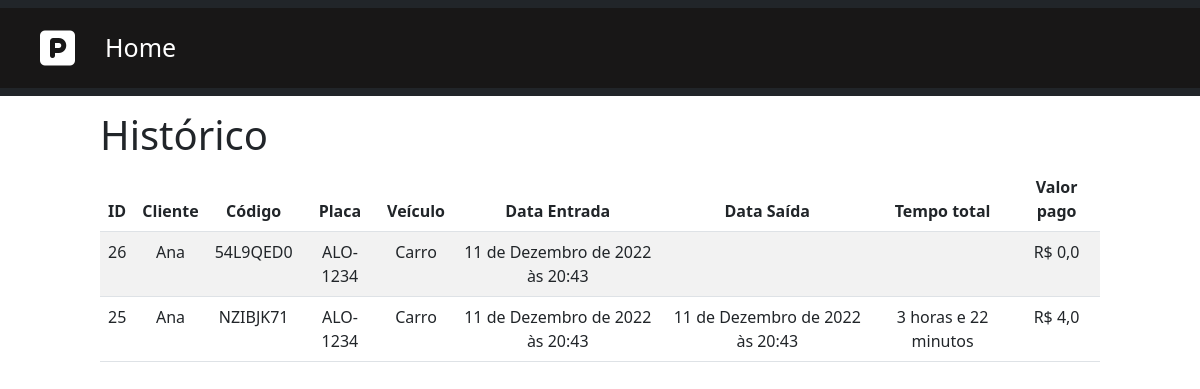
The app's page /parking/ALO-1234 with its own data.
### core/models.py (models this page shows, shortened)
class Parking(models.Model):
    TYPEVEHICLE = (
        ('Carro', "Carro"),
        ('Moto', 'Moto'),
        ('Caminhão', 'Caminhão'),
    )
    id = models.AutoField(primary_key=True, auto_created=True)
    client = models.CharField(max_length=255, verbose_name="Cliente")
    code = models.CharField(max_length=8, editable=False,
                            verbose_name="Código")
    plate = models.CharField(max_length=8, null=False,
                             verbose_name="Placa")
    value = models.FloatField(default=0, verbose_name="Valor")
    paid = models.BooleanField(default=False, verbose_name="Pago")
    left = models.BooleanField(default=False, verbose_name="Saída")
    vehicle = models.CharField(max_length=10, choices=TYPEVEHICLE,
                               verbose_name="Veículo")
    date_input = models.DateTimeField(auto_now_add=True,
                                      verbose_name="Data entrada")
    date_output = models.DateTimeField(null=True, blank=True,
                                       verbose_name="Data saída")
    @staticmethod
    def total_time(date_input: datetime):
        date_now = datetime.now()
        diff = abs(relativedelta(date_input, date_now))
        if diff.days > 0:
            total_hours = (diff.days * 24) + diff.hours
            return f'{total_hours} horas e {diff.minutes} minutos'
        return f'{diff.hours} horas e {diff.minutes} minutos'

### core/views.py (the view)
# urls.py: path("parking/<str:plate>", ParkingViewSet.historic, name="historic"),
    @staticmethod
    def historic(request, plate):
        parkings_filted = Parking.objects.filter(plate=plate).order_by(
            "-date_input")
        parkings = [{"id": p.id,
                     "code": p.code,
                     "plate": p.plate,
                     "client": p.client,
                     "vehicle": p.vehicle,
                     "paid": p.paid,
                     "value": p.value,
                     "date_input": p.date_input,
                     "date_output": p.date_output,
                     "time": p.total_time(p.date_input)}
                    for p in parkings_filted]
        return render(request, 'historic/historic.html',
                      {"parkings": parkings})

### core/templates/historic/historic.html (shortened to what this page needs)
{% extends 'base.html' %}
{% block content %}
<div class="offset-1 col-10 list-div">
    <h1>Histórico</h1>
     <table class="table table-striped table-hover">
        <thead>
        <tr class="header-table">
            <th scope="col">ID</th>
            <th scope="col">Cliente</th>
            <th scope="col">Código</th>
            <th scope="col">Placa</th>
            <th scope="col">Veículo</th>
            <th scope="col">Data Entrada</th>
            <th scope="col">Data Saída</th>
            <th scope="col">Tempo total</th>
            <th scope="col">Valor pago</th>
        </tr>
        </thead>
        <tbody>
        {% for parking in parkings %}
        <tr>
            <td>{{parking.id}}</td>
            <td>{{parking.client}}</td>
            <td>{{parking.code}}</td>
            <td>{{parking.plate}}</td>
            <td>{{parking.vehicle}}</td>
            <td>{{parking.date_input}}</td>
            {% if parking.date_output %}
                <td>{{parking.date_output}}</td>
            {% else %}
                <td></td>
            {% endif %}
            {% if parking.paid == False %}
                <td></td>
            {% endif %}
            {% if parking.paid == True %}
                <td> {{parking.time}} </td>
            {% endif %}
            <td>R$ {{parking.value}}</td>
        </tr>
        {% endfor%}
        </tbody>
    </table>
</div>
{% endblock %}

### core/static/css/styles.css (style rules this page uses)
.list-div { padding:15px 0; }
tr { text-align: center; }

### records on screen
Parking: client "Ana", code "54L9QED0", plate "ALO-1234", vehicle "Carro", date_input "11 de Dezembro de 2022 às 20:43", value "0,0"
Parking: client "Ana", code "NZIBJK71", plate "ALO-1234", vehicle "Carro", date_input "11 de Dezembro de 2022 às 20:43", date_output "11 de Dezembro de 2022 às 20:43", value "4,0"

### other values on screen
{{ parking.id }} "26" "25"
{{ parking.time }} "3 horas e 22 minutos"
